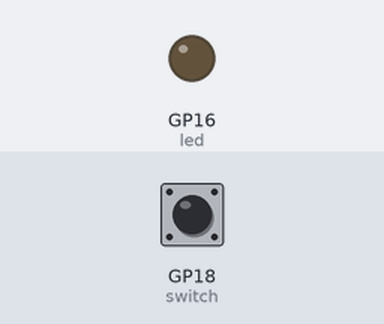
The program below on a simulated Raspberry Pi Pico running MicroPython. Parts: output pins drawn as LEDs (lit = HIGH). The test bench sets the inputs (shaded band); at power-on: GP18 (switch) HIGH. What the program prints to the serial console is not drawn.

Above: at 1.2 s.
1.3 s: GP18 (switch) pulled LOW for 0.15 s
At 2.6 s:
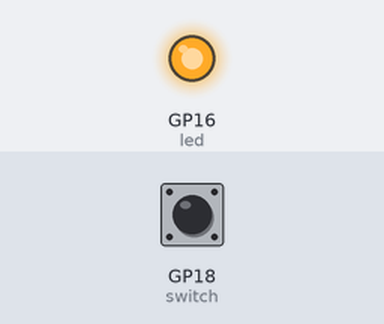
2.9 s: GP18 (switch) pulled LOW for 1 s
At 5.1 s:
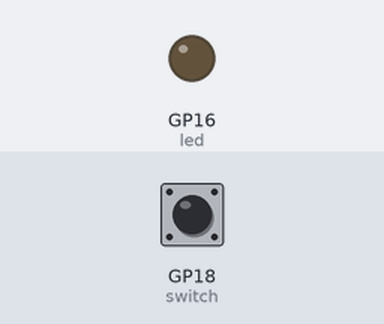
5.4 s: GP18 (switch) pulled LOW for 3.2 s
At 10.0 s:
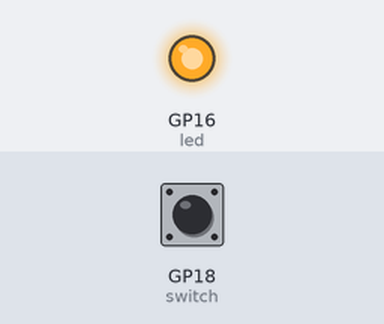
Timing chart, 0 to 11.5 s (numbered marks = the images above; inputs shaded):
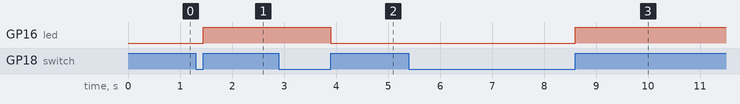

Measured:
- after the input at 1.3 s, GP16 (led): LOW → HIGH after 0.15 s
- after the input at 2.9 s, GP16 (led): HIGH → LOW after 1.0 s
- after the input at 5.4 s, GP16 (led): LOW → HIGH after 3.2 s

The program:

02_button_led_advance.py
```python
from machine import Pin
import time

# ── ピン番号の定義 ─────────────────────────────────────────────
LED_PIN    = 16   # LEDをつなぐピン（GP16）
SWITCH_PIN = 18   # スイッチをつなぐピン（GP18）

# ── 状態の定義（Grove Button はプルダウン接続） ────────────────
SWITCH_PRESSED  = 1  # 押している → 1
SWITCH_RELEASED = 0  # はなしている → 0
LED_ON  = 1
LED_OFF = 0

# ── チャタリング除去の待機時間 ─────────────────────────────────
DEBOUNCE_MS = 20  # 20ms 以内の再入力はチャタとして無視

# ── ピン設定 ──────────────────────────────────────────────────
led    = Pin(LED_PIN,    Pin.OUT)
switch = Pin(SWITCH_PIN, Pin.IN)

# ── 状態変数 ──────────────────────────────────────────────────
led_state             = LED_OFF
previous_switch_state = SWITCH_RELEASED
last_press_time       = time.ticks_ms()  # 最後に押下を確定した時刻
count = 0                                 # 押された回数

led.value(led_state)
print("応用プログラム 開始")

# ── メインループ ───────────────────────────────────────────────
while True:
    current_switch_state = switch.value()

    # スイッチが「はなす → 押す」に変わった瞬間（立ち上がりエッジ）
    if previous_switch_state == SWITCH_RELEASED and \
       current_switch_state == SWITCH_PRESSED:

        now = time.ticks_ms()
        # 前回の確定から DEBOUNCE_MS 以上たっていれば本物の押下
        if time.ticks_diff(now, last_press_time) > DEBOUNCE_MS:
            count += 1

            # LED状態を切り替える（OFFならON、そうでなければOFF）
            if led_state == LED_OFF:
                led_state = LED_ON
            else:
                led_state = LED_OFF
            led.value(led_state)

            print("押された回数:", count)
            last_press_time = now

    # 前回の状態を更新してから次のループへ
    previous_switch_state = current_switch_state
```
